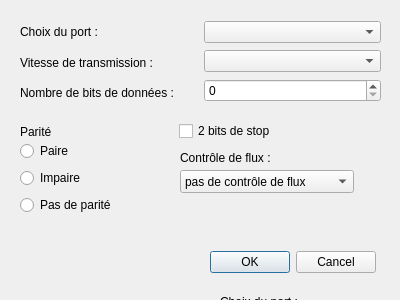
<?xml version="1.0" encoding="UTF-8"?>
<ui version="4.0">
 <class>DialogConfigurerLiaisonGPS</class>
 <widget class="QDialog" name="DialogConfigurerLiaisonGPS">
  <property name="geometry">
   <rect>
    <x>0</x>
    <y>0</y>
    <width>400</width>
    <height>300</height>
   </rect>
  </property>
  <property name="windowTitle">
   <string>Dialog</string>
  </property>
  <widget class="QLabel" name="label_5">
   <property name="geometry">
    <rect>
     <x>180</x>
     <y>150</y>
     <width>111</width>
     <height>16</height>
    </rect>
   </property>
   <property name="text">
    <string>Contrôle de flux :</string>
   </property>
  </widget>
  <widget class="QDialogButtonBox" name="buttonBox">
   <property name="geometry">
    <rect>
     <x>210</x>
     <y>250</y>
     <width>166</width>
     <height>24</height>
    </rect>
   </property>
   <property name="standardButtons">
    <set>QDialogButtonBox::Cancel|QDialogButtonBox::Ok</set>
   </property>
  </widget>
  <widget class="QComboBox" name="comboBoxFlux">
   <property name="geometry">
    <rect>
     <x>180</x>
     <y>170</y>
     <width>174</width>
     <height>23</height>
    </rect>
   </property>
   <item>
    <property name="text">
     <string>pas de contrôle de flux</string>
    </property>
   </item>
  </widget>
  <widget class="QLabel" name="label_6">
   <property name="geometry">
    <rect>
     <x>380</x>
     <y>420</y>
     <width>111</width>
     <height>16</height>
    </rect>
   </property>
   <property name="text">
    <string>Contrôle de flux :</string>
   </property>
  </widget>
  <widget class="QDialogButtonBox" name="buttonBox_2">
   <property name="geometry">
    <rect>
     <x>410</x>
     <y>520</y>
     <width>166</width>
     <height>24</height>
    </rect>
   </property>
   <property name="standardButtons">
    <set>QDialogButtonBox::Cancel|QDialogButtonBox::Ok</set>
   </property>
  </widget>
  <widget class="QComboBox" name="comboBoxFlux_2">
   <property name="geometry">
    <rect>
     <x>380</x>
     <y>440</y>
     <width>174</width>
     <height>23</height>
    </rect>
   </property>
   <item>
    <property name="text">
     <string>pas de contrôle de flux</string>
    </property>
   </item>
  </widget>
  <widget class="QWidget" name="layoutWidget">
   <property name="geometry">
    <rect>
     <x>220</x>
     <y>410</y>
     <width>104</width>
     <height>77</height>
    </rect>
   </property>
   <layout class="QVBoxLayout" name="verticalLayout_4">
    <item>
     <widget class="QRadioButton" name="radioButtonPaire_2">
      <property name="text">
       <string>Paire</string>
      </property>
     </widget>
    </item>
    <item>
     <widget class="QRadioButton" name="radioButtonImpaire_2">
      <property name="text">
       <string>Impaire</string>
      </property>
     </widget>
    </item>
    <item>
     <widget class="QRadioButton" name="radioButtonNone_2">
      <property name="text">
       <string>Pas de parité</string>
      </property>
     </widget>
    </item>
   </layout>
  </widget>
  <widget class="QWidget" name="layoutWidget_2">
   <property name="geometry">
    <rect>
     <x>220</x>
     <y>290</y>
     <width>361</width>
     <height>85</height>
    </rect>
   </property>
   <layout class="QHBoxLayout" name="horizontalLayout_3">
    <item>
     <layout class="QVBoxLayout" name="verticalLayout_5">
      <item>
       <widget class="QLabel" name="label_7">
        <property name="text">
         <string>Choix du port :</string>
        </property>
       </widget>
      </item>
      <item>
       <widget class="QLabel" name="label_8">
        <property name="text">
         <string>Vitesse de transmission :</string>
        </property>
       </widget>
      </item>
      <item>
       <widget class="QLabel" name="label_9">
        <property name="text">
         <string>Nombre de bits de données :</string>
        </property>
       </widget>
      </item>
     </layout>
    </item>
    <item>
     <layout class="QVBoxLayout" name="verticalLayout_6">
      <item>
       <widget class="QComboBox" name="comboBoxPort_2"/>
      </item>
      <item>
       <widget class="QComboBox" name="comboBoxVitesse_2"/>
      </item>
      <item>
       <widget class="QSpinBox" name="spinBoxBitData_2"/>
      </item>
     </layout>
    </item>
   </layout>
  </widget>
  <widget class="QWidget" name="layoutWidget_3">
   <property name="geometry">
    <rect>
     <x>220</x>
     <y>390</y>
     <width>311</width>
     <height>23</height>
    </rect>
   </property>
   <layout class="QHBoxLayout" name="horizontalLayout_4">
    <item>
     <widget class="QLabel" name="label_10">
      <property name="text">
       <string>Parité</string>
      </property>
     </widget>
    </item>
    <item>
     <widget class="QCheckBox" name="checkBoxStop_2">
      <property name="text">
       <string>2 bits de stop</string>
      </property>
     </widget>
    </item>
   </layout>
  </widget>
  <widget class="QWidget" name="">
   <property name="geometry">
    <rect>
     <x>20</x>
     <y>140</y>
     <width>104</width>
     <height>77</height>
    </rect>
   </property>
   <layout class="QVBoxLayout" name="verticalLayout">
    <item>
     <widget class="QRadioButton" name="radioButtonPaire">
      <property name="text">
       <string>Paire</string>
      </property>
     </widget>
    </item>
    <item>
     <widget class="QRadioButton" name="radioButtonImpaire">
      <property name="text">
       <string>Impaire</string>
      </property>
     </widget>
    </item>
    <item>
     <widget class="QRadioButton" name="radioButtonNone">
      <property name="text">
       <string>Pas de parité</string>
      </property>
     </widget>
    </item>
   </layout>
  </widget>
  <widget class="QWidget" name="">
   <property name="geometry">
    <rect>
     <x>20</x>
     <y>20</y>
     <width>361</width>
     <height>85</height>
    </rect>
   </property>
   <layout class="QHBoxLayout" name="horizontalLayout">
    <item>
     <layout class="QVBoxLayout" name="verticalLayout_3">
      <item>
       <widget class="QLabel" name="label">
        <property name="text">
         <string>Choix du port :</string>
        </property>
       </widget>
      </item>
      <item>
       <widget class="QLabel" name="label_2">
        <property name="text">
         <string>Vitesse de transmission :</string>
        </property>
       </widget>
      </item>
      <item>
       <widget class="QLabel" name="label_3">
        <property name="text">
         <string>Nombre de bits de données :</string>
        </property>
       </widget>
      </item>
     </layout>
    </item>
    <item>
     <layout class="QVBoxLayout" name="verticalLayout_2">
      <item>
       <widget class="QComboBox" name="comboBoxPort"/>
      </item>
      <item>
       <widget class="QComboBox" name="comboBoxVitesse"/>
      </item>
      <item>
       <widget class="QSpinBox" name="spinBoxBitData"/>
      </item>
     </layout>
    </item>
   </layout>
  </widget>
  <widget class="QWidget" name="">
   <property name="geometry">
    <rect>
     <x>20</x>
     <y>120</y>
     <width>311</width>
     <height>23</height>
    </rect>
   </property>
   <layout class="QHBoxLayout" name="horizontalLayout_2">
    <item>
     <widget class="QLabel" name="label_4">
      <property name="text">
       <string>Parité</string>
      </property>
     </widget>
    </item>
    <item>
     <widget class="QCheckBox" name="checkBoxStop">
      <property name="text">
       <string>2 bits de stop</string>
      </property>
     </widget>
    </item>
   </layout>
  </widget>
 </widget>
 <resources/>
 <connections/>
</ui>
